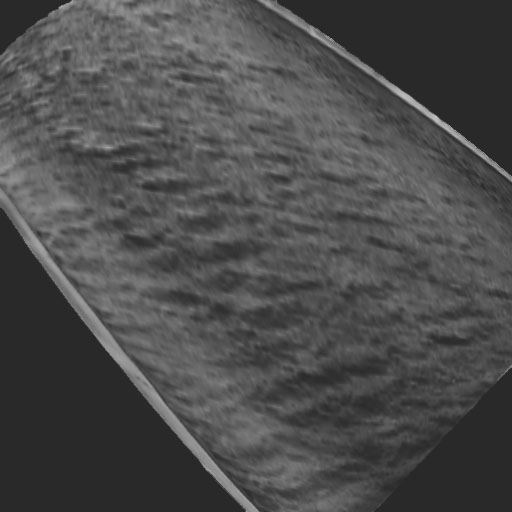
#> input picture MADE_DATA/background.jpg, 512 x 512 px
$ jupyter execute --allow-errors NewSet.ipynb   (shell and % lines are left out)   (Python 2 division)   (older library calls are emulated)
#> lines starting #> are read from the running program, lines starting #| are printed output that depends on the picture
[cell 1]
import numpy as np
from scipy import misc
import matplotlib.pyplot as plt
import skimage.draw as d
import skimage.transform as t
import time

def show(img):
    plt.imshow(img, cmap = 'gray')
    plt.show()
    plt.close()

# New Data Set

## Second Try -- GOOD

[cell 2]
OUTER=43
INNER=100
TOP = 168
class Heart():
    def __init__(self, RE):
        self.base_lv_radius, self.base_lv_thick = RE[0]
        self.base_e_h, self.base_e_w = RE[1]

        self.v = 2*self.base_e_h +20
        self.h = 2*self.base_lv_radius + self.base_e_w + 20
        self.canva = np.zeros((self.v,self.h))

    # [57 lines left out: functions find_nbor, random_center, not called in this run]

    def add_LV(self, scale, drift=10):
        radius = self.lv_radius = self.base_lv_radius * scale
        thick  = self.lv_thick  = self.base_lv_thick * (4+scale)/5

        # get center
        shift = np.array([np.random.randn()*drift, radius])

        # print shift
        center = np.array([self.v/2, 10]) + shift
        self.lv_center = center
        self.lv_radius_vec = np.array([0,radius])

        # get points
        self.lv_big = d.circle(center[0], center[1], radius)
        self.lv_small = d.circle(center[0], center[1], radius-thick)
        #self.lv_ctr = d.circle_perimeter(int(center[0]), int(center[1]), int(radius))

    def add_Ellipse(self, scale = 1, thick = 5):
        """h for vertical， w for horizontal"""
        h = self.e_h = self.base_e_h * scale
        w = self.e_w = self.base_e_w * scale

        # e and lv should not be too close
        shift = self.e_w/8
        center = self.lv_center + self.lv_radius_vec
        center[1] += shift

        self.e_center = center
        self.e_thick = thick
        self.e_big  = d.ellipse(center[0], center[1], h, w)
        self.e_small= d.ellipse(center[0], center[1], h-thick, w-thick)
        # self.ctr = d.ellipse_perimeter(h+5, w+5, h, w)

    def add_background(self):
        dis = self.lv_radius**2/self.e_h
        poly = np.array((
        (self.e_center[0]+self.e_h, self.e_center[1]),
        (self.e_center[0]-self.e_h, self.e_center[1]),
        (self.lv_center[0]-self.lv_radius, self.lv_center[1]),
        (self.lv_center[0]+self.lv_radius, self.lv_center[1]),
        ))
        self.back = d.polygon(poly[:, 0], poly[:, 1])


    def draw_LV(self):
        self.canva[self.lv_big[0],   self.lv_big[1]]   = np.random.randn(self.lv_big[0].size)*5+OUTER
        self.canva[self.lv_small[0], self.lv_small[1]] = np.random.randn(self.lv_small[0].size)*10+INNER

    def draw_E(self):
        self.canva[self.e_big[0], self.e_big[1]]   = np.random.randn(self.e_big[0].size)*5+OUTER
        self.canva[self.e_small[0], self.e_small[1]] = np.random.randn(self.e_small[0].size)*10+INNER

    def draw_background(self):
        self.canva[self.back[0], self.back[1]] = np.random.randn(self.back[0].size)*5+OUTER

    def make_label(self):
        bg = np.zeros_like(self.canva)
        bg[self.lv_small[0], self.lv_small[1]] = 1
        self.label = bg

    # [6 lines left out: function show, not called in this run]

    def clean(self):
        self.canva = np.zeros((self.v,self.h))

    def _make(self, scale):
        self.add_LV(scale, drift=1)
        self.add_Ellipse()
        self.add_background()
        self.make_label()

        self.draw_background()
        self.draw_E()
        self.draw_LV()
        #self.show()

    def make(self, scales=None):
        self.series = []
        self.labels  = []
        if scales is None:
            scales = [1]

        for s in scales:
            self.clean()
            self._make(s)
            self.series.append(self.canva)
            self.labels.append(self.label)

    def move(self, base, num, plot = False):
#> called with base = 5, num = 5, plot = True
        base = 1.0/base
        kkk = np.linspace(base*np.pi ,(1-base)*np.pi, num=num)
        scale = np.sin(kkk)


        if plot:
            plt.plot(scale)
            plt.show()
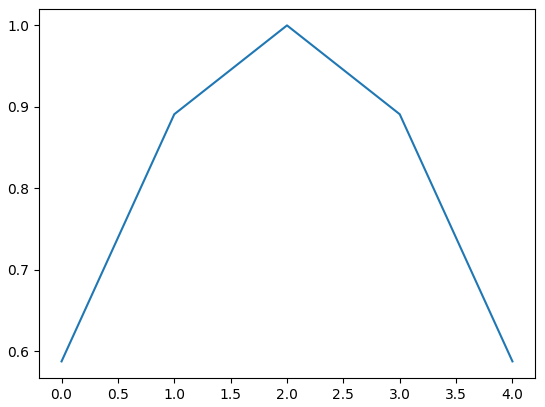
#> figure drawn by matplotlib, 1 panel

        self.make(scale)

        assert len(self.series)==num, "LENTH ERROR {}".format(len(self.series))

        if plot:
            for i in range(num):
                show(self.series[i])
                show(self.labels[i])
#> this loop made 5 passes
#> pass 1, in show, `plt.show()`:
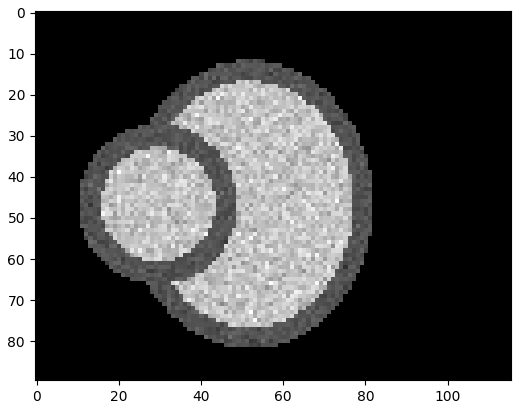
#> figure drawn by matplotlib, 1 panel
#> pass 1, in show (call 2), `plt.show()`:
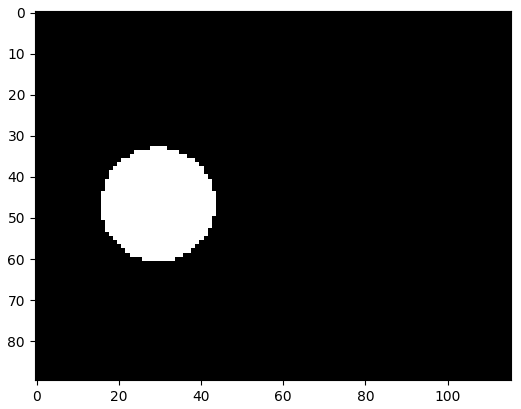
#> figure drawn by matplotlib, 1 panel
#> pass 2, in show (call 3), `plt.show()`:
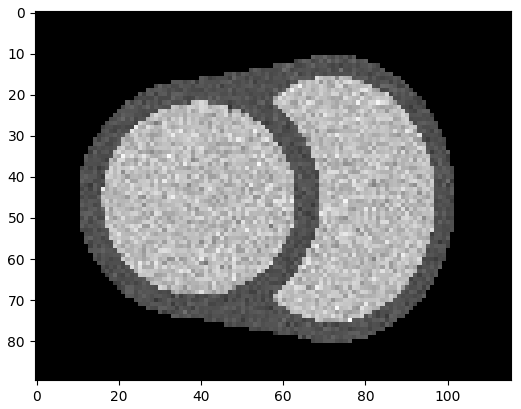
#> figure drawn by matplotlib, 1 panel
#> pass 2, in show (call 4), `plt.show()`:
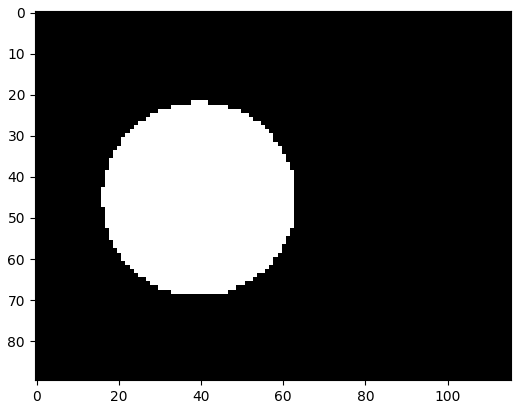
#> figure drawn by matplotlib, 1 panel

        return self.series, self.labels

RE = [(33,6),(35,30)]
ht = Heart(RE)
series = ht.move(5,5,plot=True)

## Rotate and reshape

[cell 3]
def my_rotate(angle):
#> called with angle = 45
    ht = Heart(RE)
    ht.make()
    canva = ht.canva
    cv = t.rotate(canva, angle, resize=True)

    mask = (cv!=0)
    lower_x, lower_y = 0 , 0
    while (cv[lower_x,:]==0).all():
        lower_x +=1
    while (cv[:, lower_y]==0).all():
        lower_y +=1

    upper_x, upper_y = cv.shape
    upper_x -=1
    upper_y -=1
    while (cv[upper_x,:]==0).all():
        upper_x -=1
    while (cv[:, upper_y]==0).all():
        upper_y -=1

    cv = cv[lower_x:upper_x, lower_y:upper_y]

    #plt.imshow(cv, cmap = 'gray')
    #plt.show()
    #plt.close()
    return cv

## Background Pic, River

[cell 4]
INNER = 60
OUTER = 100
SHAPE = (256,256)
BIG_SHAPE = (512,512)
river = misc.imread('background.jpg', mode='P')
plt.imshow(river, cmap = 'gray')
plt.show()
# [4 lines of commented-out code are left out]

cv = my_rotate(45)
cv = misc.imresize(cv, (150,150))
show(cv)
#> in show (call 11), `plt.show()`:
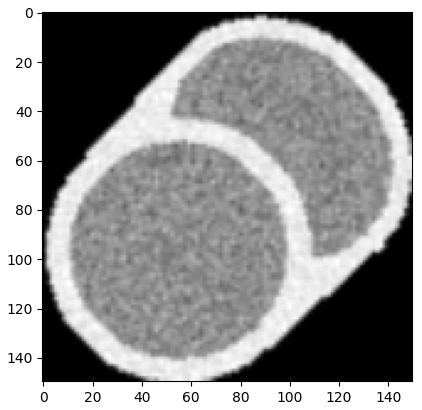
#> figure drawn by matplotlib, 1 panel

UPRIGHT=(100,100)
x, y = cv.shape
mas = (cv!=0)
river_heart = river.copy()
river_heart[UPRIGHT[0]:UPRIGHT[0]+x, UPRIGHT[1]:UPRIGHT[1]+y][mas] = cv[mas]
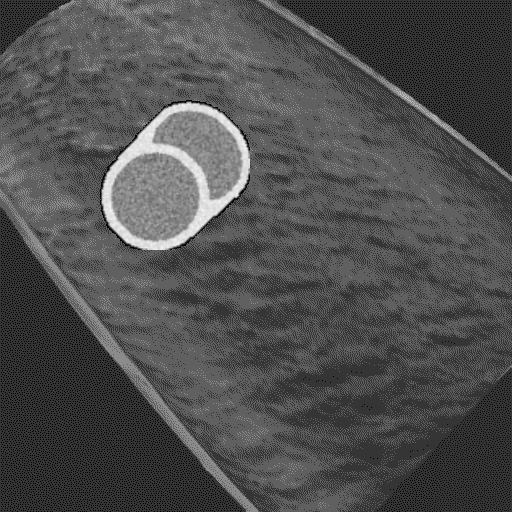
#> river_heart: shape (512, 512); min 0, max 244, mean 78.3
show(river_heart)

## All in one

[cell 5]
INNER = 130
OUTER = 80

class Maker(object):

    def __init__(self, re):
        """RE has the info for LV and E"""
        self.RE = re
        self.heart = Heart(re)
        self.background = misc.imread('background.jpg', mode='P')

    def rotate(self, img, label, angle):
        assert img.shape==label.shape

        img =   t.rotate(img, angle, resize=True)
        label = t.rotate(label, angle, resize=True)
        assert img.shape==label.shape

        lower_x, lower_y = 0 , 0
        while (img[lower_x,:]==0).all():
            lower_x +=1
        while (img[:, lower_y]==0).all():
            lower_y +=1

        upper_x, upper_y = img.shape
        upper_x -=1
        upper_y -=1
        while (img[upper_x,:]==0).all():
            upper_x -=1
        while (img[:, upper_y]==0).all():
            upper_y -=1

        img = img[lower_x:upper_x, lower_y:upper_y]
        label = label[lower_x:upper_x, lower_y:upper_y]

        return img, label

    def combine(self, heart, label, center):
        if center is None:
            x, y = self.background.shape
            center = (round(x/2),round(y/2))


        hx, hy = heart.shape
        x, y = center
        x = x + np.random.randn()*4 - hx/2
        y = y + np.random.randn()*4 - hy/2

        #make image
        mask = (heart!=0)
        img = self.background.copy()
        img[x:x+hx, y:y+hy][mask] = heart[mask]

        #make label
        ll = np.zeros_like(img)
        ll[x:x+hx, y:y+hy] = label
        return img, ll


    def generate(self, num_pic, angle, base=6, plot=False, center=None, shape=None):
#> called with num_pic = 10, angle = 45, base = 6, plot = True
        shape = 300 if shape is None else shape
        if not isinstance(shape, tuple):
            shape = int(round(shape+np.random.randn()*shape/100))
        else:
            shape = tuple([ int(round(x+np.random.randn()*x/100))
                                                  for x in shape ])


        series, labels = self.heart.move(base, num_pic)
        self.imgs = []
        self.labels = []
        for i in range(num_pic):

            img, label = series[i], labels[i]
            assert img.mean() > 0
            if not isinstance(shape, tuple):
                assert isinstance(shape, int), shape
                s = shape
                m_x = np.max(img.shape)
                idx = np.argmax(img.shape)
                scale = s/m_x
                shape = [0,0]
                shape[idx] = s
                shape[1-idx] = int(round(img.shape[1-idx]*scale))
                shape = tuple(shape)

            #print '{} to {}'.format(shape, img.shape)
            #img = misc.imresize(img, shape)
            img, label = self.rotate(img, label, angle)
            img, label = self.combine(img,label,center)
            self.imgs.append(img)
            self.labels.append(label)

            if plot:
                show(img)
                show(label)


    # [20 lines left out: function save, not called in this run]


RE = [(100,20),(105,66)]
g = Maker(RE)
#> (the rest of this cell did not finish here and is left out)

## Heart,  Annulus with Circle

[cell 6]
OUTER=43
INNER=75
TOP = 168
class LV():
    def __init__(self, radius, width):
        self.radius = radius
        self.width  = width
        self.big = big = d.circle(radius-1, radius-1, radius)
        self.small = small = d.circle(radius-1, radius-1, radius-width)
        self.canva = None


    def show(self):
        if self.canva is None:
            self.canva = np.zeros((2*self.radius,2*self.radius))
            self.canva[self.big[0], self.big[1]] = np.random.randn(self.big[0].size)*2+OUTER
            self.canva[self.small[0],self.small[1]] = np.random.randn(self.small[0].size)*1.5+INNER

        plt.imshow(self.canva, cmap = 'gray')
        plt.show()
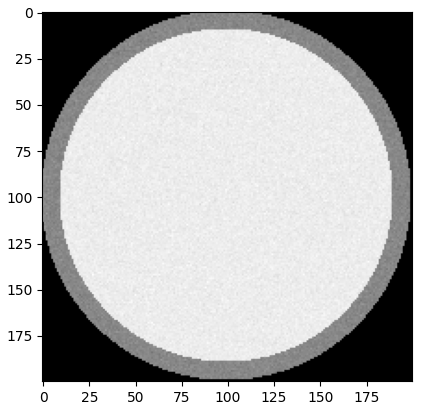
#> figure drawn by matplotlib, 1 panel
        plt.close()

LV(100,10).show()

## First Try --Not Good

[cell 7]
OUTER=43
INNER=75
TOP = 168
class Heart():
    def __init__(self,w,h):
        self.w = w
        self.h = h
        self.fill= d.ellipse(h+5, w+5, h, w)
        self.ctr = d.ellipse_perimeter(h+5, w+5, h, w)
        self.sorted_ctr = None
        self.canva = np.zeros((2*self.h+10, 2*self.w+10))
        self.canva[self.fill[0],     self.fill[1]]     = np.random.randn(self.fill[0].size)*1.5+OUTER

    # [22 lines left out: function sort_ctr, not called in this run]

    def find_nbor(self, point, ctr):
        target = []
        x, y = ctr
        px, py = point[0], point[1]
        for i, pair in enumerate(zip(x,y)):
            _x, _y = pair
            px, py = point[0], point[1]
            array  = np.array([_x, _y])
            # print point, array
            if _x<=px+1 and _x>=px-1 and _y<=py+1 and _y>=py-1 and (py!=_y or px!=_x):
                already = False
                for i in target:
                    if (array==i).all(): already = True

                if not already: target.append(array)

        assert len(target)==2, "WTF? target{0} point{1}".format(target, point)
        return target

    def random_center(self, radius, ctr):
#> called with radius = 30
        N = len(ctr[0])
        good = False

        while not good:
            start = np.random.choice(N-1)

            midl  = np.array([ctr[0][start], ctr[1][start]])
            vec   = self.find_nbor(midl, ctr)
            vec   = vec[0] - vec[1]
            dis   = np.linalg.norm(vec)
            Y = abs(round(radius*vec[1]/dis))
            X = abs(round(radius*vec[0]/dis))
            if midl[0]>self.h:
                Y = midl[0]-Y
            else:
                Y = midl[0]+Y
            if midl[1]>self.w:
                X = midl[1]-X
            else:
                X = midl[1]+X

            if X-radius>0 and X+radius<2*self.w and Y-radius>0 and Y+radius<2*self.h:
                good = True

        return (Y,X)

    def add_LV(self, radius, width):
        self.lv_radius = radius
        self.lv_width  = width
        self.lv_center = center = self.random_center(radius, self.ctr)
        self.lv_big = d.circle(center[0], center[1], radius)
        self.lv_small = d.circle(center[0], center[1], radius-width)
        self.lv_ctr = d.circle_perimeter(int(center[0]), int(center[1]), int(radius))


    def _noise(self, start, lower, upper):
        ctr = self.lv_ctr
        good = False
        num = 0
        while not good:
            midl  = np.array([ctr[0][start], ctr[1][start]])
            # print '>>>>>>>>>>start',midl
            nbors = self.find_nbor(midl,ctr)
            vec   = nbors[0] - nbors[1]
            vec = np.abs(vec)
            div = np.min(vec)
            # print 'BBBB, vec', vec
            # print '---div', div
            if div>0:
                vec = vec/div
            # print '>>vec', vec
            lvcenter = self.lv_center
            head = np.zeros_like(lvcenter)

            r = midl - lvcenter
            # print '>>direct', r
            head[0] = vec[1] * r[0]/abs(r[0]) if r[0]!=0 else vec[1]
            head[1] = vec[0] * r[1]/abs(r[1]) if r[1]!=0 else vec[0]
            head = head.astype('int')
            assert np.linalg.norm(head)>0, "HEAD ERROR midl is{}".format(midl)
            # print '>>head', head

            base = midl.copy()
            count = 0
            while self.canva[base[0],base[1]] != 0:
                base += head
                count +=1

                if not ( base[0]>=0 and base[0]<self.h*2 and base[1]>=0 and base[1]<self.w*2
                            ):
                    #print 'ERROR'
                    break

                if count>=100:
                    #print 'ERROR' , count
                    break

                # print 'in changing', base, self.canva[base[0],base[1]]


            # print '>>base end', base, '#',count
            center = (base+midl)/2
            radius = np.linalg.norm(base-midl)/2
            # print '<<<<<<<<radius', self.noise_radius
            if radius >= lower and radius <= upper:
                good = True

            num += 1
            if num >=500:
                print '-------------force out----------------'
                good = True

        outer = d.circle(center[0],center[1], radius)
        width = min(self.lv_width, radius*0.3)
        inner = d.circle(center[0],center[1], radius-width)
        rslt = {
            'midl':midl,
            'base':base,
            'center':center,
            'radius':radius,
            'outer' :outer,
            'inner' :inner
        }
        return rslt

    def add_noise(self, requires):
        """requires should be list of tuples of upper bounds and lower bounds"""
        ctr = self.lv_ctr
        N = len(ctr[0])
        self.noises = {}
        prev = []
        for r in requires:
            # if len(prev) == 0:
            start = np.random.choice(N-1)
            #else:
                #for starts in prev:

            self.noises[r] = self._noise(start, r[0], r[1])

    def draw_noise(self):
        for k, v in self.noises.items():
            self.canva[v['outer'][0],    v['outer'][1]] = np.random.randn(v['outer'][0].size)*2+OUTER
            self.canva[v['inner'][0],    v['inner'][1]] = np.random.randn(v['inner'][0].size)*2+INNER

    def draw_lv(self):
        self.canva[self.lv_big[0],   self.lv_big[1]]   = np.random.randn(self.lv_big[0].size)*2+OUTER
        self.canva[self.lv_small[0], self.lv_small[1]] = np.random.randn(self.lv_small[0].size)*1.5+INNER

    def make(self, r, ww):

        self.add_LV(r,ww)
        self.draw_lv()

        R = [
            (8,15),
            (15,25),
            (12,20)
        ]
        self.add_noise(R)
        self.draw_noise()


        plt.imshow(self.canva, cmap='gray')
        plt.show()
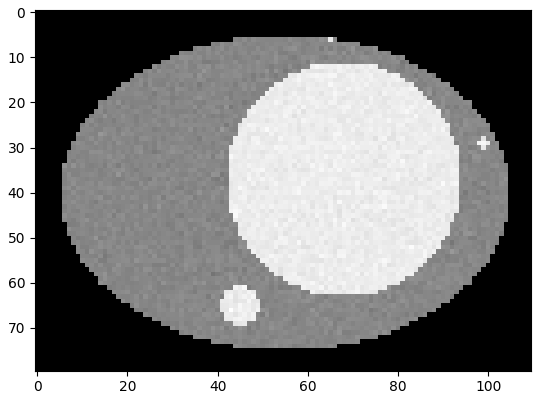
#> figure drawn by matplotlib, 1 panel
        plt.close()

        # [9 lines of commented-out code are left out]
        self.mask = (self.canva==0)
        plt.imshow(self.mask)
        plt.show()
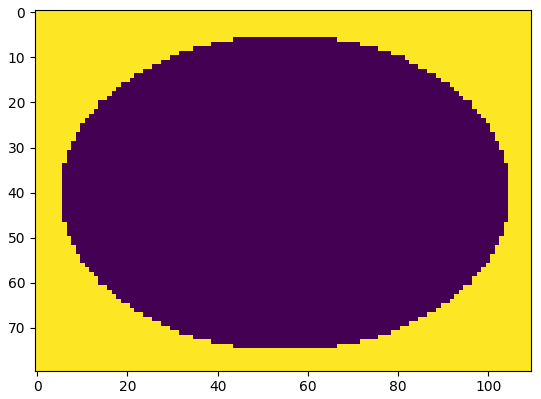
#> figure drawn by matplotlib, 1 panel
        plt.close()


h = Heart(50,35)
h.make(30 , 4)
